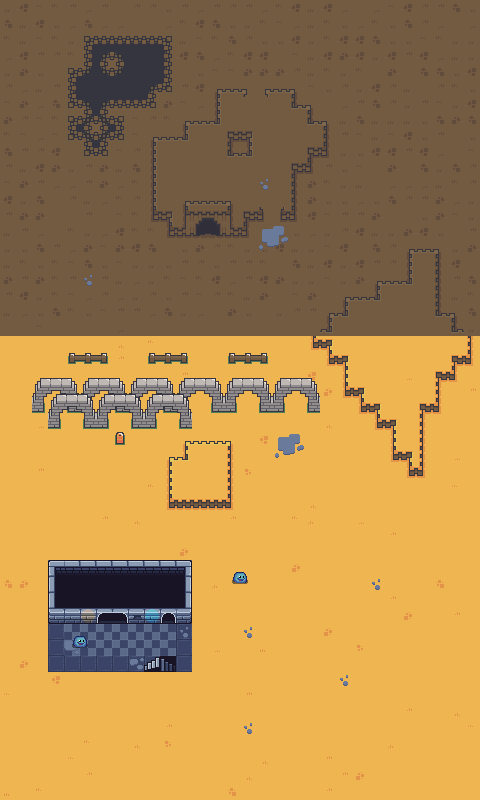

A level layout from a 2D game, rendered from its tile map. Below: a short description, then the map file with tile-grid data replaced by summaries:
An orthogonal 30x50 tile map with 16x16 px tiles, 8 tile layers (0, 1, 2, Monsters, ...), 5 tilesets.

<map version="1.10" tiledversion="1.10.2" orientation="orthogonal" renderorder="right-down" width="30" height="50" tilewidth="16" tileheight="16" infinite="0" nextlayerid="12" nextobjectid="1">
 <editorsettings>
  <export target="TestingTerrains2..csv" format="csv" />
 </editorsettings>
 <tileset firstgid="1" source="../Tilesets/cave_.tsx" />
 <tileset firstgid="65" source="../Tilesets/desert_.tsx" />
 <tileset firstgid="129" source="../Tilesets/forest_ [fencesAndWalls].tsx" />
 <tileset firstgid="309" source="../Tilesets/Set 1.1.tsx" />
 <tileset firstgid="437" source="../Tilesets/slime.tsx" />
 <layer id="1" name="0" width="30" height="50">
  <data>[1500 cells, 1500 non-empty, 84 distinct tile ids]</data>
 </layer>
 <layer id="2" name="1" width="30" height="50">
  <data>[1500 cells, 127 non-empty, 31 distinct tile ids]</data>
 </layer>
 <layer id="3" name="2" width="30" height="50">
  <data>[1500 cells, 45 non-empty, 17 distinct tile ids]</data>
 </layer>
 <layer id="11" name="Monsters" width="30" height="50">
  <data>[1500 cells, 8 non-empty, 4 distinct tile ids]</data>
 </layer>
 <layer id="5" name="F0" width="30" height="50">
  <data>[1500 cells, 0 non-empty, 0 distinct tile ids]</data>
 </layer>
 <layer id="6" name="F1" width="30" height="50">
  <data>[1500 cells, 0 non-empty, 0 distinct tile ids]</data>
 </layer>
 <layer id="7" name="F2" width="30" height="50">
  <data>[1500 cells, 0 non-empty, 0 distinct tile ids]</data>
 </layer>
 <layer id="9" name="Collision" width="30" height="50" opacity="0.24">
  <data>[1500 cells, 0 non-empty, 0 distinct tile ids]</data>
 </layer>
</map>
